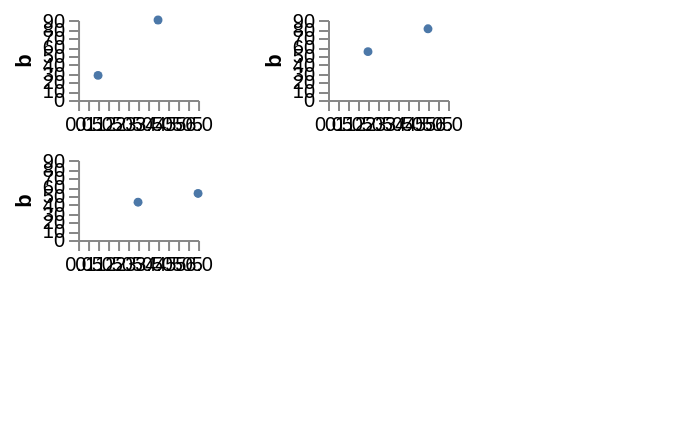

This figure's Vega-Lite source:
### Vega specification from a JSON file in a GitHub repository (floating-point values rounded to 4 significant figures)
{"width": 300, "height": 200, "padding": 5, "data": [{"name": "table", "values": [{"a": "Alpha", "b": 28, "c": "x", "d": 1, "col": 0, "row": 0}, {"a": "Bravo", "b": 55, "c": "y", "d": 2, "col": 1, "row": 1}, {"a": "Charlie", "b": 43, "c": "x", "d": 3, "col": 2, "row": 0}, {"a": "Delta", "b": 91, "c": "z", "d": 4, "col": 0, "row": 1}, {"a": "Echo", "b": 81, "c": "y", "d": 5, "col": 1, "row": 0}, {"a": "Foxtrot", "b": 53, "c": "z", "d": 6, "col": 2, "row": 1}]}], "scales": [{"name": "x", "type": "linear", "domain": {"data": "table", "field": "d"}, "range": [0, 60]}, {"name": "y", "type": "linear", "domain": {"data": "table", "field": "b"}, "range": [40, 0]}], "layout": {"align": {"row": "all", "column": "all"}, "bounds": "full", "columns": 2, "padding": {"row": 8, "column": 24}, "center": true}, "marks": [{"type": "group", "from": {"facet": {"name": "facet", "data": "table", "groupby": ["col"]}}, "encode": {"update": {"width": {"value": 60}, "height": {"value": 40}}}, "axes": [{"orient": "left", "scale": "y", "title": "b"}, {"orient": "bottom", "scale": "x"}], "marks": [{"type": "symbol", "from": {"data": "facet"}, "encode": {"enter": {"x": {"scale": "x", "field": "d"}, "y": {"scale": "y", "field": "b"}, "size": {"value": 20}}}}]}]}
